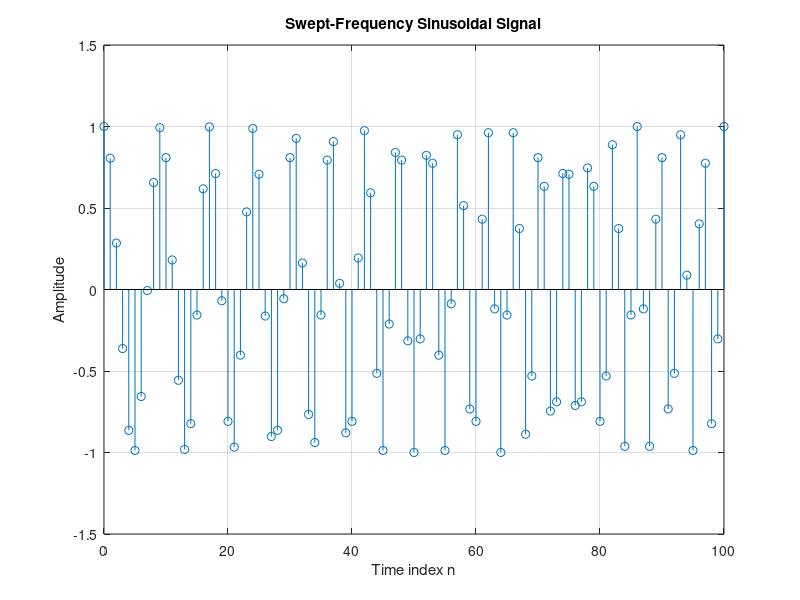

This figure's MATLAB source:
% Program P1_1
% % Generation of a Unit Sample Sequence
% clf;
% % Generate a vector from -10 to 20
% n = -10:20;
% % Generate the unit sample sequence
% u = [zeros(1,10) 1 zeros(1,20)];

% % Plot the unit sample sequence
% stem(n,u);
% xlabel('Time index n');ylabel('Amplitude');
% title('Unit Sample Sequence');
% axis([-10 20 0 1.2]);

% % Q1.3	The modified Program P1_1 to generate a delayed unit sample sequence ud[n] with a delay of 11 samples is given below along with the sequence generated by running this program.
% 
% % Generation of a Unit Sample Sequence
% clf;
% % Generate a vector from -10 to 20
% n = -10:20;
% % Generate the unit sample sequence
% d = 11;
% ud = [zeros(1,10+d) 1 zeros(1,20-d)];
% 
% % Plot the unit sample sequence
% stem(n,ud);
% xlabel('Time index n');ylabel('Amplitude');
% title('Unit Sample Sequence');
% axis([-10 20 0 1.2]);
% 
% % Program Q1_5
% % Generation of an ADVANCED Unit Step Sequence
% clf;
% % Generate a vector from -10 to 20
% n = -10:20;
% % Generate the ADVANCED unit step sequence
% sd = [zeros(1,3) ones(1,28)];
% % Plot the ADVANCED unit step sequence
% stem(n,sd);
% xlabel('Time index n');ylabel('Amplitude');
% title('ADVANCED Unit Step Sequence');
% axis([-10 20 0 1.2]);

% % Program P1_4
% % Generation of a sinusoidal sequence
% n = 0:49;
% f = .08;
% phase = -pi/2;
% A = 2.5;
% arg = 2*pi*f*n - phase;
% x = A*cos(arg);
% clf; % Clear old graph
% stairs(n,x); % Plot the generated sequence
% axis([0 49 -2.5 2.5]);
% grid;
% title('Sinusoidal Sequence');
% xlabel('Time index n');
% ylabel('Amplitude');
% axis;
% disp(bandpower(x));
% 
% % Compute The Average Power
% averagePower = mean(x.^2);
% disp(averagePower);


% % Program P1_6
% % Generation of amplitude modulated sequence
% clf;
% n = 0:100;
% m = 0.4;fH = 0.1; fL = 0.01;
% xH = sin(2*pi*fH*n);
% xL = sin(2*pi*fL*n);
% y = (1+m*xL).*xH;
% stem(n,y);
% grid;
% xlabel('Time index n');
% ylabel('Amplitude');


% Program P1_7
% Generation of a swept frequency sinusoidal sequence
n = 0:100;
a = (3*pi/5-pi/5)/200;
b = pi/5;
arg = a*n.*n + b*n;
x = cos(arg);
clf;
stem(n, x);
axis([0,100,-1.5,1.5]);
title('Swept-Frequency Sinusoidal Signal');
xlabel('Time index n');
ylabel('Amplitude');
grid; 
axis;